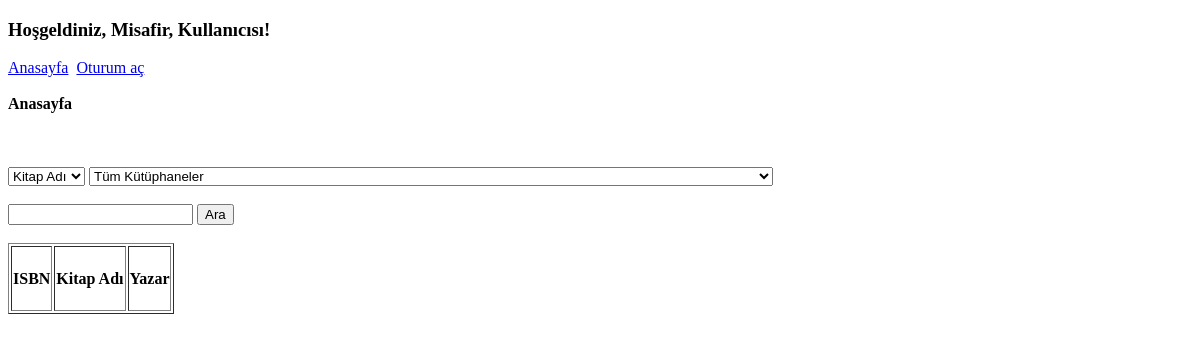
The app's page /, older data.
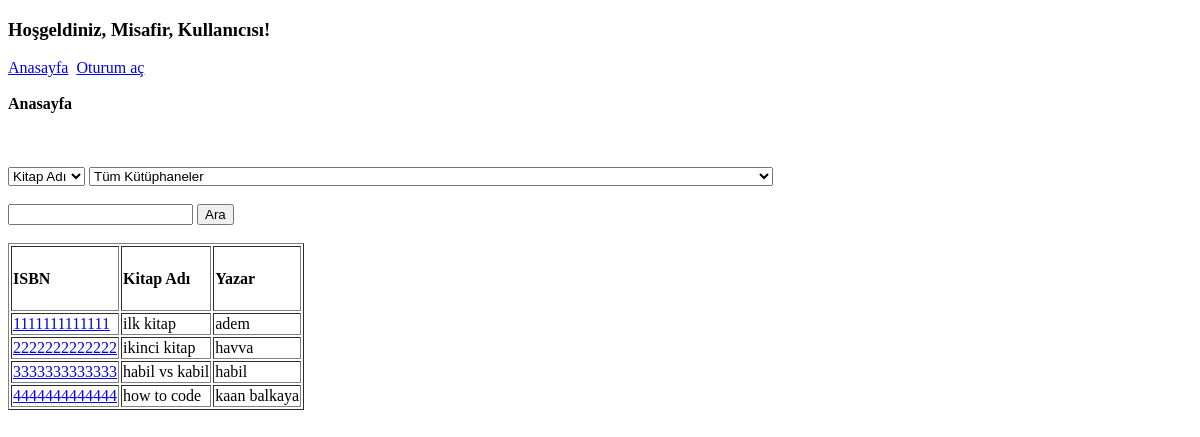
The same page, newer data.
### mainapp/models.py (models this page shows, shortened)
class Book(models.Model):
    isbn=models.CharField(verbose_name="isbn",max_length=13, primary_key=True)
    title=models.CharField(verbose_name="kitap adı",max_length=50)
    writer=models.CharField(verbose_name="yazar",max_length=50 )
    genre=models.CharField(verbose_name="tür",max_length=20)
    publisher=models.CharField(verbose_name="yayıncı",max_length=20)
    publish_year=models.IntegerField(verbose_name="yayın yılı",)
    pages=models.IntegerField(blank=True, verbose_name="Sayfa Sayısı")

### mainapp/views.py (the view)
# urls.py: path('', views.index),
def index(request):
    msg=""
    units=Unit.objects.all()
    liste=None
    lib_set=None
    if request.method=="POST":
        search_type=request.POST.get("search_type")
        search_text=request.POST.get("search_text")
        which_unit=request.POST.get("which_unit")
        if which_unit=="all" and search_text!="":
            if search_type=="isbn":
                liste=Book.objects.filter(isbn__contains=search_text)
            elif search_type=="title":
                liste=Book.objects.filter(title__contains=search_text)
            elif search_type=="writer":
                liste=Book.objects.filter(writer__contains=search_text)
        elif which_unit=="all" and search_text=="":
            msg="Ne arıyorsunuz?"
            liste=Book.objects.all()
        elif which_unit!="all" and search_text!="":
            the_library=Library.objects.filter(unit=Unit.objects.get(id=which_unit))
            book_list=None
            if search_type=="isbn":
                book_list=list(Book.objects.filter(isbn__contains=search_text))
            elif search_type=="title":
                book_list=list(Book.objects.filter(title__contains=search_text))
            elif search_type=="writer":
                book_list=list(Book.objects.filter(writer__contains=search_text))
            lib_set=the_library.filter(book__in = book_list)
        elif which_unit!="all" and search_text=="":
            the_library=Library.objects.filter(unit=Unit.objects.get(id=which_unit))
            msg=str(which_unit)+" kütüphanesinde ne arıyorsunuz? "
            lib_set=the_library.all()
        else:
            liste=Book.objects.all()
    else:
        liste=Book.objects.all()
    return render(request,'mainapp/index.html', {'liste':liste, 'msg':msg, 'units':units, 'lib_set':lib_set})

### mainapp/models.py (called while the page is built)
    def __str__(self):
        return self.name+" - "+self.address

### mainapp/templates/mainapp/index.html (shortened to what this page needs)
{% extends './base.html' %}
{% block content %}
<strong>Anasayfa</strong>
<br>
<br>
<br>
<br>
<form method="post">
  <select name="search_type" id="search_type">
      <option value="title">Kitap Adı</option>
    </select>
    <select name="which_unit" id="which_unit">
      <option value="all">Tüm Kütüphaneler</option>
      </select>
      <br><br>
  <input type="text" name="search_text">
  <input type="submit" name="search" value="Ara">
  <br><br>
</form>
<table border='1'>
  <tr>
      <td>
          <h4>ISBN</h4>
      </td>
      <td>
          <h4>Kitap Adı</h4>
      </td>
      <td>
          <h4>Yazar</h4>
      </td>
</tr>
{% if liste %}
  {%for l in liste%}
    <tr>
      <td>
        <a href="/which_lib/{{l.isbn}}">{{l.isbn}}</a>
      </td>
      <td>
        {{l.title}}
      </td>
      <td>
        {{l.writer}}
      </td>
    </tr>
  {%endfor%}
  {%endif%}
</table>
{% endblock %}

Row changes from the older to the newer data that the page shows:
added Book: isbn "1111111111111", title "ilk kitap", writer "adem"
added Book: isbn "2222222222222", title "ikinci kitap", writer "havva"
added Book: isbn "3333333333333", title "habil vs kabil", writer "habil"
added Book: isbn "4444444444444", title "how to code", writer "kaan balkaya"
